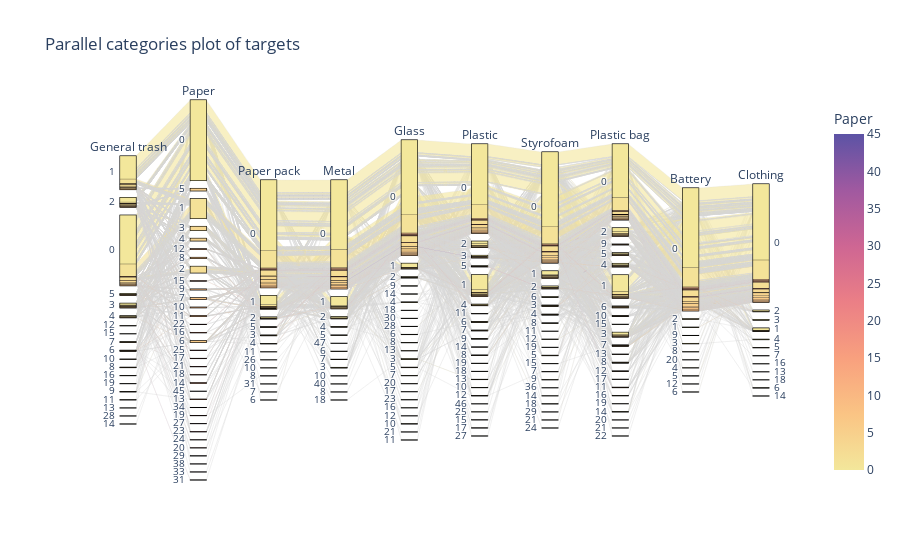

Notebook code for this chart:
### Code cell
# 수정필요
import plotly.express as px
fig = px.parallel_categories(
binary_df[["General trash", "Paper", "Paper pack", "Metal", "Glass", "Plastic", "Styrofoam", "Plastic bag", "Battery", "Clothing"]], 
    color="Paper", 
    color_continuous_scale="sunset",
    title="Parallel categories plot of targets"
    )
fig.show()

### Figure 1 — Plotly figure (JSON) as saved in the notebook; plotly's stock layout.template omitted (floating-point values rounded to 4 significant figures; data arrays with more than 128 entries replaced by an {"elided": "..."} marker saying what was removed)
{"data": [{"dimensions": [{"label": "General trash", "values": {"elided": "4883 int values"}}, {"label": "Paper", "values": {"elided": "4883 int values"}}, {"label": "Paper pack", "values": {"elided": "4883 int values"}}, {"label": "Metal", "values": {"elided": "4883 int values"}}, {"label": "Glass", "values": {"elided": "4883 int values"}}, {"label": "Plastic", "values": {"elided": "4883 int values"}}, {"label": "Styrofoam", "values": {"elided": "4883 int values"}}, {"label": "Plastic bag", "values": {"elided": "4883 int values"}}, {"label": "Battery", "values": {"elided": "4883 int values"}}, {"label": "Clothing", "values": {"elided": "4883 int values"}}], "domain": {"x": [0, 1], "y": [0, 1]}, "line": {"color": {"elided": "4883 int values"}, "coloraxis": "coloraxis"}, "name": "", "type": "parcats"}], "layout": {"coloraxis": {"colorbar": {"title": {"text": "Paper"}}, "colorscale": [[0, "rgb(243, 231, 155)"], [0.1667, "rgb(250, 196, 132)"], [0.3333, "rgb(248, 160, 126)"], [0.5, "rgb(235, 127, 134)"], [0.6667, "rgb(206, 102, 147)"], [0.8333, "rgb(160, 89, 160)"], [1, "rgb(92, 83, 165)"]]}, "legend": {"tracegroupgap": 0}, "title": {"text": "Parallel categories plot of targets"}}}
